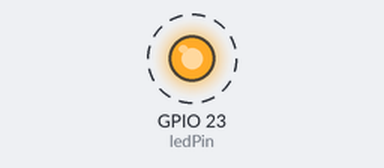
This sketch was run on a simulated ESP32. Parts: output pins drawn as LEDs (lit = HIGH). Dashed ring = blinking.

Above: at 0.02 s.
Timing chart, 0 to 3.0 s (numbered marks = the images above):
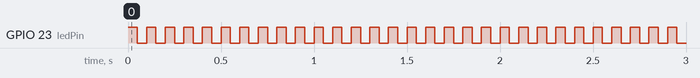

Measured:
- by itself, GPIO 23 (ledPin): alternates HIGH for 0.05 s and LOW for 0.05 s

The sketch:

01_Blink-Blink.ino
```cpp
/*
  Blink
*/

// ledPin refers to ESP32 GPIO 23
const int ledPin = 23;

// the setup function runs once when you press reset or power the board
void setup() {
  // initialize digital pin ledPin as an output.
  pinMode(ledPin, OUTPUT);
}

// the loop function runs over and over again forever
void loop() {
  digitalWrite(ledPin, HIGH);   // turn the LED on (HIGH is the voltage level)
  delay(50);                  // wait for a second
  digitalWrite(ledPin, LOW);    // turn the LED off by making the voltage LOW
  delay(50);                  // wait for a second
}
```
